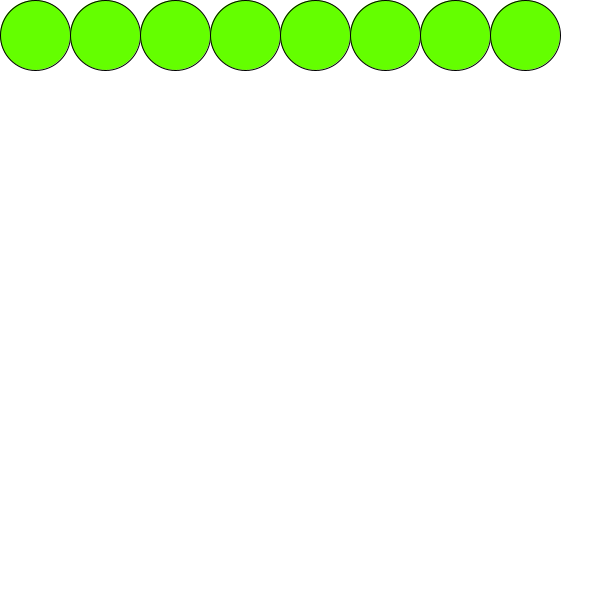
Frame 1 (no input)
Frame 2 (the mouse pressed at the canvas centre, redrawn once): identical to frame 1, image omitted

The Processing sketch that drew this single still picture (run headless with seeded random() and noise(); the mouse was pressed at the canvas centre and the sketch redrawn once):

// Processing sketch: processing_127454
// ── processing_127454.pde

/**
 This is an example of using a while loop.
 
 The goal was to draw a row of balls across the top of the canvas
 without going past the right edge. We use a while loop to keep
 drawing balls until ew reach one that won't fit.
 
 C. Andrews
 2014-01-08
 **/

int diameter = 70;
int x = diameter/2;

void setup() {
  size(600, 600);
  fill(100, 255, 0);
  background(255);
  noLoop(); // turn off the frame loop
}


void draw() {

  // this will keep going until x gets too close to the right wall
  while (x <= width - diameter/2) {

    int y = diameter / 2; 
    ellipse(x, y, diameter, diameter);
    x = x + diameter;
  }
}
